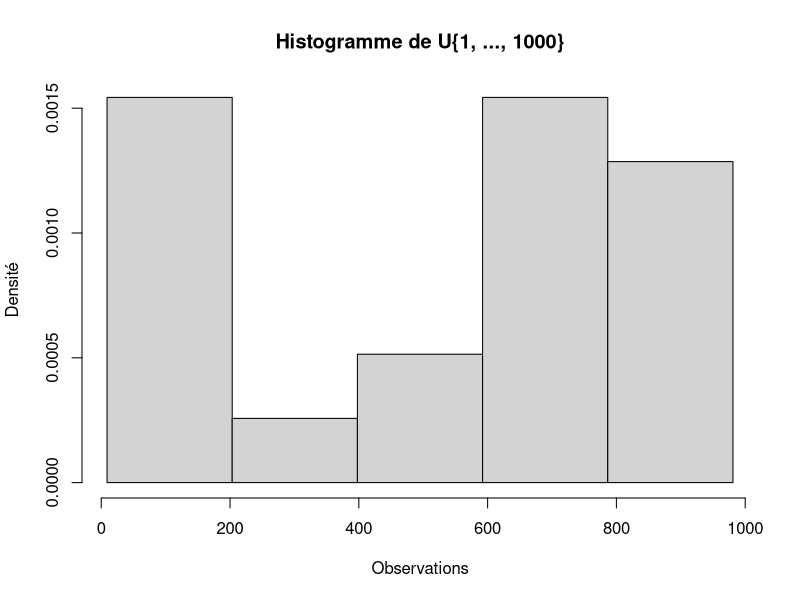
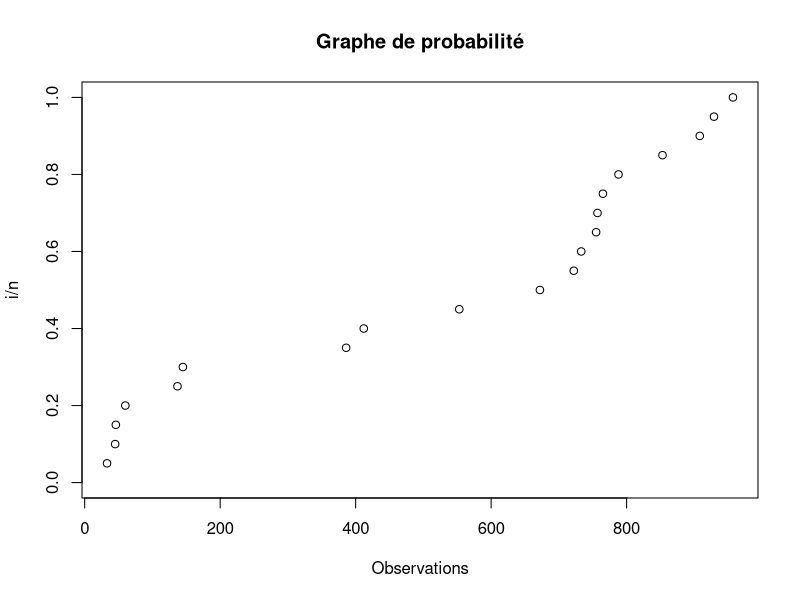

The R source for these figures, in order: (Note: this script raises an error after producing the figures.)
#
# 1.7
#

# Histogramme
draw_hist <- function(x, ttl) {
  n = length(x)
  k = floor(1 + log2(n))
  x1_star = min(x)
  xn_star = max(x)
  a0 = floor(x1_star - 0.025 * (xn_star - x1_star))
  ak = ceiling(xn_star + 0.025 * (xn_star - x1_star))
  h = (ak - a0)/k
  hist(x, prob=T, breaks=seq(a0, ak, h), main=ttl, xlab='Observations', ylab='Densité')
}

# Estimations
get_estimates <- function(x) {
  xn_star = max(x)
  n = length(x)
  slope = lm(seq(1:n)/n ~ sort(x)[1:n])$coefficients[[2]]
  
  res = list(
    theta_mean = 2 * mean(x) - 1,
    theta_med = 2 * median(x) - 1,
    theta_max = xn_star,
    theta_graph = 1/slope,
    theta_best = (xn_star^(n+1) - (xn_star - 1)^(n+1))/(xn_star^n - (xn_star - 1)^n)
  )
  return(res)
}

question7 <- function() {
  theta = 1000
  n = 20
  x = sample(1:theta, n, replace=T)
  
  draw_hist(x, 'Histogramme de U{1, ..., 1000}')
  
  # Graphe de probabilite
  plot(sort(x)[1:n], seq(1:n)/n, ylim=c(0, 1), main='Graphe de probabilité', xlab='Observations', ylab='i/n')
  title()
  
  estimates = get_estimates(x)
}

question7()

#
# 1.8
#

bias_error_estimators <- function(n, m, theta) {
  estimates = matrix(nrow = 5, ncol = m)
  biases = c(0, 0, 0, 0, 0)
  errors = c(0, 0, 0, 0, 0)
  
  for(i in 1:m) {
    x = sample(1:theta, n, replace=T)
    es = get_estimates(x)
    
    estimates[1, i] = es$theta_mean
    estimates[2, i] = es$theta_med
    estimates[3, i] = es$theta_max
    estimates[4, i] = es$theta_graph
    estimates[5, i] = es$theta_best
  }
  
  for(i in 1:5) {
    biases[i] = mean(estimates[i,]) - theta
    # EQM = variance + biais^2
    errors[i] = var(estimates[i,]) + biases[i]^2
  }
  
  res = list(
    biases = biases,
    errors = errors
  )
  return(res)
}

question8 <- function() {
  colors = c('red', 'green', 'blue')
  m_vals = c(10, 100, 1000)
  n_vals = c(10, 100, 1000)
  theta = 1000
  
  for(n in n_vals) {
    plot(m_vals, c(0,0,0,0,0), type="l", col="yellow")
    title(main='n = ' + toString(n))
    
    for(i in 1:length(m_vals)) {
      m = m_vals[i]
      mes = bias_error_estimators(n, m, theta)
      
      biases = mes$biases
      errors = mes$errors
      
      points(m, biases)
    }
  }
}

question8()

#
# 1.10
#

is_in_conf_int <- function(theta, n, alpha) {
  x = sample(1:theta, n, replace=T)
  ualpha = qnorm(1 - alpha/2)
  theta_tilde = get_estimates(x)$theta_mean
  
  a = 3 * n^2 - ualpha^2
  b = 6 * n^2 * theta_tilde
  delta = -4 * (3 * n^2 * ualpha^2 * (1 - theta_tilde^2) - ualpha^4)
  
  return((b - sqrt(delta))/(2 * a) <= theta && theta <= (b + sqrt(delta))/(2 * a))
}

question10 <- function() {
  theta = 1000
  n_vals = c(10000)
  m_vals = seq(1, 1100, 100)
  alpha_vals = c(0.1, 0.05, 0.01)
  
  freqs = vector(length=length(m_vals))
  
  for(alpha in alpha_vals) {
    for(n in n_vals) {
      for(m_index in 1:length(m_vals)) {
        m = m_vals[m_index]
        nb_in = 0
        
        for(i in 1:m) {
          if(is_in_conf_int(theta, n, alpha)) {
            nb_in = nb_in + 1
          }
        }
        freqs[m_index] = nb_in/m * 100
      }
      
      plot(m_vals, freqs)
      title(main=paste('alpha=', toString(alpha), ' ; n=', toString(n)))
    }
  }
}

question10()
